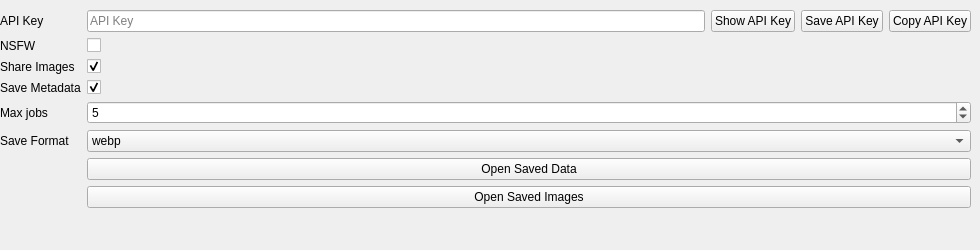
      <widget class="QWidget" name="settings_tab">
       <property name="sizePolicy">
        <sizepolicy hsizetype="Expanding" vsizetype="Expanding">
         <horstretch>0</horstretch>
         <verstretch>0</verstretch>
        </sizepolicy>
       </property>
       <attribute name="icon">
        <iconset theme="QIcon::ThemeIcon::DocumentProperties"/>
       </attribute>
       <attribute name="title">
        <string>Settings</string>
       </attribute>
       <widget class="QWidget" name="formLayoutWidget">
        <property name="geometry">
         <rect>
          <x>0</x>
          <y>10</y>
          <width>971</width>
          <height>231</height>
         </rect>
        </property>
        <layout class="QFormLayout" name="formLayout_3">
         <property name="verticalSpacing">
          <number>6</number>
         </property>
         <item row="0" column="0">
          <widget class="QLabel" name="APIKeyLabel">
           <property name="text">
            <string>API Key</string>
           </property>
           <property name="scaledContents">
            <bool>false</bool>
           </property>
          </widget>
         </item>
         <item row="0" column="1">
          <layout class="QHBoxLayout" name="horizontalLayout">
           <item>
            <widget class="QLineEdit" name="apiKeyEntry">
             <property name="echoMode">
              <enum>QLineEdit::EchoMode::Normal</enum>
             </property>
             <property name="placeholderText">
              <string>API Key</string>
             </property>
             <property name="clearButtonEnabled">
              <bool>true</bool>
             </property>
            </widget>
           </item>
           <item>
            <widget class="QPushButton" name="showAPIKey">
             <property name="text">
              <string>Show API Key</string>
             </property>
             <property name="icon">
              <iconset theme="QIcon::ThemeIcon::EditFind"/>
             </property>
            </widget>
           </item>
           <item>
            <widget class="QPushButton" name="saveAPIkey">
             <property name="text">
              <string>Save API Key</string>
             </property>
             <property name="icon">
              <iconset theme="QIcon::ThemeIcon::DocumentSave"/>
             </property>
            </widget>
           </item>
           <item>
            <widget class="QPushButton" name="copyAPIkey">
             <property name="text">
              <string>Copy API Key</string>
             </property>
             <property name="icon">
              <iconset theme="QIcon::ThemeIcon::EditCopy"/>
             </property>
             <property name="flat">
              <bool>false</bool>
             </property>
            </widget>
           </item>
          </layout>
         </item>
         <item row="1" column="0">
          <widget class="QLabel" name="NSFWLabel">
           <property name="text">
            <string>NSFW</string>
           </property>
          </widget>
         </item>
         <item row="1" column="1">
          <widget class="QCheckBox" name="NSFWCheckBox">
           <property name="toolTip">
            <string>Whether to allow the generation of NSFW content. Accidental NSFW content will be censored by workers.</string>
           </property>
           <property name="text">
            <string/>
           </property>
           <property name="tristate">
            <bool>false</bool>
           </property>
          </widget>
         </item>
         <item row="2" column="0">
          <widget class="QLabel" name="shareImagesLabel">
           <property name="text">
            <string>Share Images</string>
           </property>
          </widget>
         </item>
         <item row="2" column="1">
          <widget class="QCheckBox" name="shareImagesCheckBox">
           <property name="toolTip">
            <string>Whether to share anonymized images with the horde to help it improve</string>
           </property>
           <property name="checked">
            <bool>true</bool>
           </property>
          </widget>
         </item>
         <item row="4" column="0">
          <widget class="QLabel" name="maxJobsLabel">
           <property name="text">
            <string>Max jobs</string>
           </property>
          </widget>
         </item>
         <item row="4" column="1">
          <widget class="QSpinBox" name="maxJobsSpinBox">
           <property name="minimum">
            <number>1</number>
           </property>
           <property name="maximum">
            <number>20</number>
           </property>
           <property name="value">
            <number>5</number>
           </property>
          </widget>
         </item>
         <item row="6" column="1">
          <widget class="QPushButton" name="openSavedData">
           <property name="text">
            <string>Open Saved Data</string>
           </property>
           <property name="icon">
            <iconset theme="QIcon::ThemeIcon::DocumentOpen"/>
           </property>
          </widget>
         </item>
         <item row="7" column="0">
          <widget class="QLabel" name="openSavedDataLabel">
           <property name="text">
            <string/>
           </property>
          </widget>
         </item>
         <item row="7" column="1">
          <widget class="QPushButton" name="openSavedImages">
           <property name="text">
            <string>Open Saved Images</string>
           </property>
           <property name="icon">
            <iconset theme="QIcon::ThemeIcon::InsertImage"/>
           </property>
          </widget>
         </item>
         <item row="5" column="1">
          <widget class="QComboBox" name="saveFormatComboBox">
           <item>
            <property name="text">
             <string>webp</string>
            </property>
           </item>
           <item>
            <property name="text">
             <string>jpeg</string>
            </property>
           </item>
           <item>
            <property name="text">
             <string>png</string>
            </property>
           </item>
          </widget>
         </item>
         <item row="5" column="0">
          <widget class="QLabel" name="saveFormatLabel">
           <property name="text">
            <string>Save Format</string>
           </property>
          </widget>
         </item>
         <item row="3" column="0">
          <widget class="QLabel" name="saveMetadataLabel">
           <property name="text">
            <string>Save Metadata</string>
           </property>
          </widget>
         </item>
         <item row="3" column="1">
          <widget class="QCheckBox" name="saveMetadataCheckBox">
           <property name="toolTip">
            <string>Saving metadata allows you to load images even if the internal state of the app is lost, or when transfering between computers.</string>
           </property>
           <property name="checked">
            <bool>true</bool>
           </property>
          </widget>
         </item>
        </layout>
       </widget>
      </widget>
